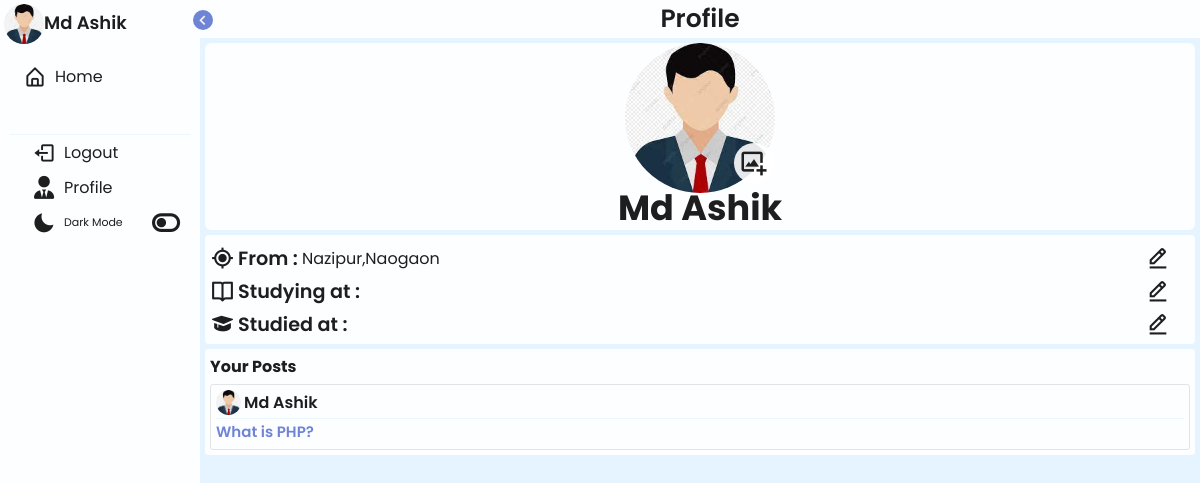
Screenshot of /profile.php (signed in) with the database file from the repository.
### tables this page shows
CREATE TABLE `users` (
  `id` int(255) NOT NULL,
  `unique_id` varchar(50) NOT NULL,
  `name` text NOT NULL,
  `email` varchar(255) NOT NULL,
  `pass` varchar(255) NOT NULL,
  `location` varchar(255) NOT NULL,
  `profile` varchar(255) NOT NULL DEFAULT 'profile.jpg',
  `bio` text NOT NULL,
  `studying` varchar(50) NOT NULL,
  `studied` varchar(50) NOT NULL,
  `time` timestamp(6) NOT NULL DEFAULT current_timestamp(6) ON UPDATE current_timestamp(6)
);

CREATE TABLE `questions` (
  `id` int(255) NOT NULL,
  `owner` varchar(255) NOT NULL,
  `question_unique_id` varchar(255) NOT NULL,
  `question` varchar(255) NOT NULL,
  `answer` varchar(255) NOT NULL,
  `category` varchar(255) NOT NULL,
  `time` timestamp NOT NULL DEFAULT current_timestamp() ON UPDATE current_timestamp()
);

### php/function.php (called while the page is built, shortened)
<?php
function get_user_details($conn,$id){
    $query=mysqli_query($conn,"SELECT * FROM users WHERE unique_id='$id' ");
    $fetch=mysqli_fetch_assoc($query);
    return $fetch;
}
?>

### profile.php (the view, shortened to what this page needs)
<?php
require("php/function.php");
require("php/db.php");
if (isset($_SESSION['ssn_id'])) {
    $ssnId=$_SESSION['ssn_id'];
    $query_for_check_user=mysqli_query($conn,"SELECT * FROM users WHERE unique_id='$ssnId' ");
    if (mysqli_num_rows($query_for_check_user) == 0 ) {
        $profile='images/default.jpg';
        $name="Default User";
        $bio="default bio";
    }else {
        $current_user=$_SESSION['ssn_id'];
        $query=mysqli_query($conn,"SELECT * FROM users WHERE unique_id='$current_user' ");
        $fetch=mysqli_fetch_assoc($query);
        $name= $fetch['name'];
        $profile='images/'.$fetch['profile'];
    }
$loginBtn='Logout';
}else {
    $profile='images/default.jpg';
    $name="Default User";
    $bio="default bio";
    $loginBtn='Login';
}
?>
<!DOCTYPE html>
<html>
<head>
    <link href='https://unpkg.com/boxicons@2.1.1/css/boxicons.min.css' rel='stylesheet'>
    <link rel="stylesheet" href="https://cdnjs.cloudflare.com/ajax/libs/font-awesome/6.0.0/css/all.min.css">
    <link rel="stylesheet" href="style/primary_style.css">
</head>
<body>
    <div class="main_wrapper">
        <div class="navbar_main">
            <div class="nav_header">
                <img src="<?php echo $profile; ?>" alt="">
                <div class="text">
                    <span class="name">
                    <?php echo $name; ?>
                    </span>
                </div>
                <span>
                    <i id="toggle_btn" class='bx bx-chevron-left'></i>
                </span>
            </div>
            <ul>
               <li class="list item home_mobo">
                   <a href="home.php">
                       <i class='bx bx-home-alt'></i>
                        <span class="text list_text">
                            Home
                        </span>
                    </a>
                <li class="footer_content_wrapper">
                    <ul>
                        <a href="php/logout.php">
                            <li class="footer_content">
                                <i class='bx bx-log-out'></i>
                                <span class="text"><?php echo $loginBtn; ?></span>
                            </li>
                        </a>
                        <a href="profile.php">
                            <li class="footer_content">
                                <i class="fa-solid fa-user-tie"></i>
                                <span class="text">Profile</span>
                            </li>
                        </a>
                    <li  class="footer_content darkmode">
                        <div class="text">
                            <i class='bx bxs-moon moon'></i>
                            <span class="text add_text">Dark Mode</span>
                        </div>
                        <i class="fa-solid fa-toggle-off tglicon"></i>
                    </li>
                    </ul>
                </li>
            </ul>
        </div>
        <div class="profile_main_div">
            <center>Profile</center>
            <div class="profile_image">
                <div class="profile_img_name_wrapper">
                    <i class='bx bx-image-add change_profile_icon'></i>
                    <img src="<?php echo $profile ?>" alt="">
                    <span class="profile_name">
                        <?php echo $name ?>
                    </span>
                </div>
            </div>
            <div class="about_me_div">
                    <div>
                        <i class='bx bx-current-location'></i>
                        <span class="default_text">From : </span>
                        <span class="dynamic_text"><?php echo $fetch['location'] ?></span>
                        <i id="location_edit_icon" class='bx bx-edit-alt edit_icon'></i>
                    </div>
                    <div>
                        <i class='bx bx-book-open'></i>
                        <span class="default_text">Studying at : </span>
                        <i id="studying_edit_icon" class='bx bx-edit-alt edit_icon'></i>
                    </div>
                    <div>
                        <i class='bx bxs-graduation' ></i>
                        <span class="default_text">Studied at : </span>
                        <i id="Studied_edit_icon" class='bx bx-edit-alt edit_icon'></i>
                    </div>
            </div>
            <div class="questions_container profile" style="positation:relative">
                        <?php
                        $question_query=mysqli_query($conn,"SELECT * FROM questions WHERE owner='$ssnId' ORDER BY id DESC");
                        if ($question_query) {
                            echo "<h4>Your Posts</h4>";
                            while ($data=mysqli_fetch_assoc($question_query)) {
                                $userinfo=get_user_details($conn,$data['owner']);
                                echo '
                                <div class="question_posts">
                                    <div>
                                        <div class="post_user_details">
                                            <img src="images/'.$userinfo['profile'].'" alt="">
                                            <span class="user_name">
                                                <a class="user_details_show_class" data-id="'.$userinfo['unique_id'].'" href="user.php?ui='.$userinfo['unique_id'].'">
                                                    <strong>
                                                        '.$userinfo['name'].'
                                                    </strong>
                                                </a>
                                            </span>
                                        </div>
                                        <span class="question_text">
                                           '.$data['question'].'
                                        </span>
                                    </div>
                                    <div class="comment_section" id="comment_section'.$data['question_unique_id'].'">
                                    </div>
                                </div>
                            ';
                            }
                        }
                        ?>
                    </div>
                </div>
        </div>
</body>
</html>

### rows the page displays
users: profile (placeholder picture), name "Md Ashik", location "Nazipur,Naogaon"
questions: users.profile (placeholder picture), users.name "Md Ashik", question "What is PHP?"

### other values shown
$loginBtn "Logout"
